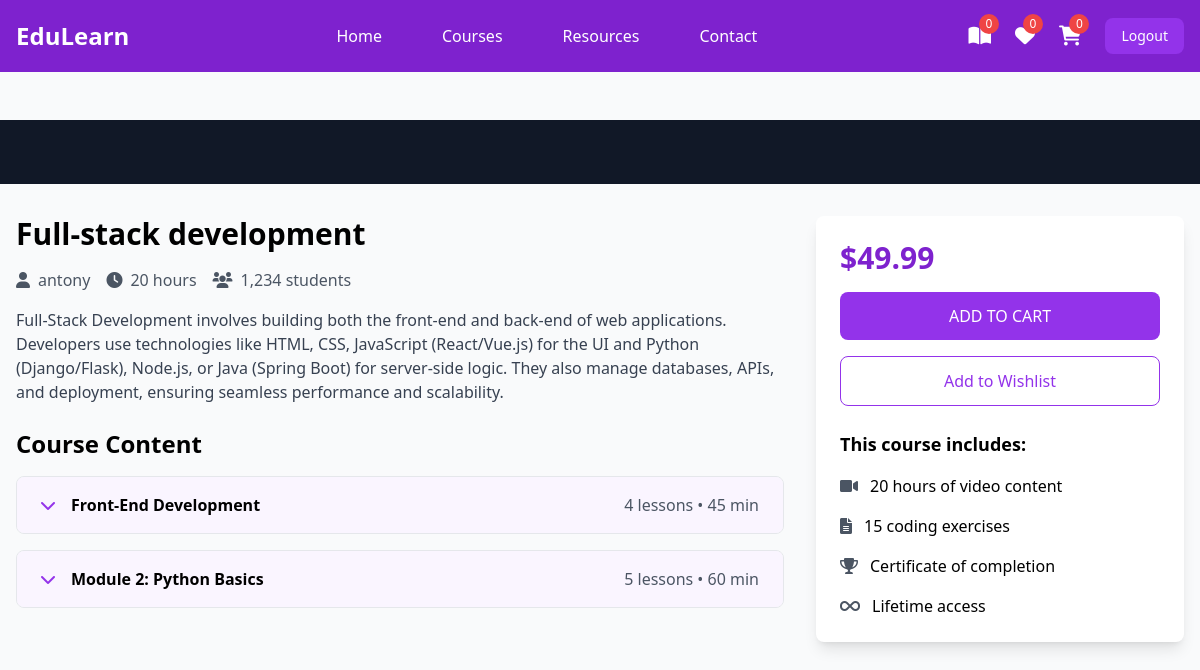
The page /student/courses/2/ (signed in) on the database its author committed.
### instructor/models.py (models this page shows, shortened)
class User(AbstractUser):
    ROLE_OPTION=(
        ("INSTRUCTOR","INSTRUCTOR"),
        ("STUDENT","STUDENT")
    )
    role=models.CharField(max_length=15,choices=ROLE_OPTION,default="STUDENT")

class Course(models.Model):
    title=models.CharField(max_length=50)
    description=models.TextField()
    price=models.DecimalField(decimal_places=2,max_digits=5)
    owner=models.ForeignKey(User,on_delete=models.SET_NULL,related_name="courses",null=True)
    is_free=models.BooleanField(default=False)
    picture=models.ImageField(upload_to="courseimage",null=True,blank=True,default="courseimage/default.png")
    thumbnail=EmbedVideoField()
    Category_objects=models.ManyToManyField(Category)
    created_at=models.DateTimeField(auto_now_add=True)
    updated_at=models.DateTimeField(auto_now=True)

class Module(models.Model):
    title=models.CharField(max_length=200)
    course_object=models.ForeignKey(Course,on_delete=models.CASCADE,related_name="modules")
    order=models.PositiveIntegerField()

### student/views.py (the view)
# urls.py: path("courses/<int:pk>/",views.CourseDetailView.as_view(),name="course-detail"),
@method_decorator(signin_required,name="dispatch")
class CourseDetailView(View):
    def get(self,request,*args,**kwargs):
        id=kwargs.get("pk")
        course_instance=Course.objects.get(id=id)
        return render(request,"course_detail.html",{"course":course_instance})

### student/context_processor.py (called while the page is built)
def course_context(request):
    count=0
    if request.user.is_authenticated:
        orders=request.user.purchase.filter(is_paid=True)
        count=len([c for o in orders for c in o.course_objects.all()])
    return {'count':count}

### student/templates/course_detail.html (shortened to what this page needs)
{%extends 'base.html'%}
{%block main_block%}
{% load embed_video_tags %}
    <div class="pt-20">
        <div class="bg-gray-900 w-full">
            <div class="max-w-screen-xl mx-auto px-4 py-8">
            </div>
        </div>
        <div class="max-w-screen-xl mx-auto px-4 py-8 grid grid-cols-1 lg:grid-cols-3 gap-8">
                    <div class="lg:col-span-2">
                        <h1 class="text-3xl font-bold mb-4">{{course.title}}</h1>
                        <div class="flex items-center mb-4 text-gray-600">
                            <span class="mr-4"><i class="fas fa-user mr-2"></i>{{course.owner}}</span>
                            <span class="mr-4"><i class="fas fa-clock mr-2"></i>20 hours</span>
                            <span><i class="fas fa-users mr-2"></i>1,234 students</span>
                        </div>
                        <p class="text-gray-700 mb-6">{{course.description}}</p>
                <div class="space-y-4">
                    <h2 class="text-2xl font-bold mb-4">Course Content</h2>
                    {%for module in course.modules.all%}
                    <div class="border rounded-lg overflow-hidden">
                        <button class="w-full px-6 py-4 bg-purple-50 hover:bg-purple-100 flex items-center justify-between" onclick="toggleModule('module1')">
                            <div class="flex items-center">
                                <i class="fas fa-chevron-down mr-4 text-purple-600"></i>
                                <span class="font-semibold">{{module.title}}</span>
                            </div>
                            <span class="text-gray-600">4 lessons • 45 min</span>
                        </button>
                    </div>
                    {%endfor%}
                    <div class="border rounded-lg overflow-hidden">
                        <button class="w-full px-6 py-4 bg-purple-50 hover:bg-purple-100 flex items-center justify-between" onclick="toggleModule('module2')">
                            <div class="flex items-center">
                                <i class="fas fa-chevron-down mr-4 text-purple-600"></i>
                                <span class="font-semibold">Module 2: Python Basics</span>
                            </div>
                            <span class="text-gray-600">5 lessons • 60 min</span>
                        </button>
                    </div>
                </div>
            </div>
            <div class="lg:col-span-1">
                <div class="bg-white p-6 rounded-lg shadow-lg sticky top-24">
                    <div class="text-3xl font-bold mb-4 text-purple-700">$49.99</div>
                    <a href="{%url 'add-to-cart' course.id%}">
                        <button class="w-full bg-purple-600 text-white py-3 rounded-lg mb-4 hover:bg-purple-700 transition duration-300">
                            ADD TO CART
                        </button>
                    </a>
                    <button class="w-full border border-purple-600 text-purple-600 py-3 rounded-lg mb-6 hover:bg-purple-50 transition duration-300">
                        Add to Wishlist
                    </button>
                    <div class="space-y-4">
                        <h3 class="font-bold text-lg">This course includes:</h3>
                        <div class="flex items-center">
                            <i class="fas fa-video mr-3 text-gray-600"></i>
                            <span>20 hours of video content</span>
                        </div>
                        <div class="flex items-center">
                            <i class="fas fa-file-alt mr-3 text-gray-600"></i>
                            <span>15 coding exercises</span>
                        </div>
                        <div class="flex items-center">
                            <i class="fas fa-trophy mr-3 text-gray-600"></i>
                            <span>Certificate of completion</span>
                        </div>
                        <div class="flex items-center">
                            <i class="fas fa-infinity mr-3 text-gray-600"></i>
                            <span>Lifetime access</span>
                        </div>
                    </div>
                </div>
            </div>
        </div>
    </div>
{%endblock%}

### student/templates/base.html (shortened to what this page needs)
<!DOCTYPE html>
<html lang="en">
<head>
    <script src="https://cdn.tailwindcss.com"></script>
    <link href="https://cdnjs.cloudflare.com/ajax/libs/font-awesome/6.0.0/css/all.min.css" rel="stylesheet">
</head>
<body class="bg-gray-50">
    <nav class="bg-purple-700 fixed w-full z-20 top-0 left-0 ">
        <div class="max-w-screen-xl flex flex-wrap items-center justify-between mx-auto p-4">
            <a href="#" class="flex items-center">
                <span class="self-center text-2xl font-semibold text-white">EduLearn</span>
            </a>
            <div class="items-center justify-between hidden w-full md:flex md:w-auto md:order-1">
                <ul class="flex flex-col p-4 md:p-0 mt-4 font-medium md:flex-row md:space-x-8 md:mt-0">
                    <li><a href="{%url 'index'%}" class="block py-2 pl-3 pr-4 text-white hover:text-purple-200">Home</a></li>
                    <li><a href="{%url 'mycourses'%}" class="block py-2 pl-3 pr-4 text-white hover:text-purple-200">Courses</a></li>
                    <li><a href="#" class="block py-2 pl-3 pr-4 text-white hover:text-purple-200">Resources</a></li>
                    <li><a href="#" class="block py-2 pl-3 pr-4 text-white hover:text-purple-200">Contact</a></li>
                </ul>
            </div>
            <div class="flex items-center space-x-6 md:order-2">
                <div class="relative group">
                    <a href="{%url 'mycourses'%}" class="text-white hover:text-purple-200">
                        <i class="fas fa-book-open text-xl"></i>
                        <span class="absolute -top-2 -right-2 bg-red-500 text-white text-xs rounded-full h-5 w-5 flex items-center justify-center">{{count}}</span>
                    </a>
                </div>
                <div class="relative group">
                    <a href="#" class="text-white hover:text-purple-200">
                        <i class="fas fa-heart text-xl"></i>
                        <span class="absolute -top-2 -right-2 bg-red-500 text-white text-xs rounded-full h-5 w-5 flex items-center justify-center">0</span>
                    </a>
                </div>
                <div class="relative group">
                    <a href="{%url 'cart-summary'%}" class="text-white hover:text-purple-200">
                        <i class="fas fa-shopping-cart text-xl"></i>
                        <span class="absolute -top-2 -right-2 bg-red-500 text-white text-xs rounded-full h-5 w-5 flex items-center justify-center">{{request.user.basket.all.count}}</span>
                    </a>
                </div>
                <a href="{%url 'logout'%}"><button class="text-white bg-purple-600 hover:bg-purple-800 focus:ring-4 focus:outline-none focus:ring-purple-300 font-medium rounded-lg text-sm px-4 py-2 text-center">Logout</button></a>
            </div>
        </div>
    </nav>
    <div class="mt-10">
        {%block main_block%}
    {%endblock%}
    </div>
</body>
</html>

### rows shown on the page
User: user.basket.all.count "0"
Course: title "Full-stack development", owner "antony", description "Full-Stack Development involves building both the front-end and back-end of web applications. Developers use technologies like HTML, CSS, JavaScript (React/Vue.js) for the UI and Python (Django/Flask), Node.js, or Java (Spring Boot) for server-side logic. They also manage databases, APIs, and deployment, ensuring seamless performance and scalability."
Module: title "Front-End Development"

### other values the page prints
{{ count }} "0"
